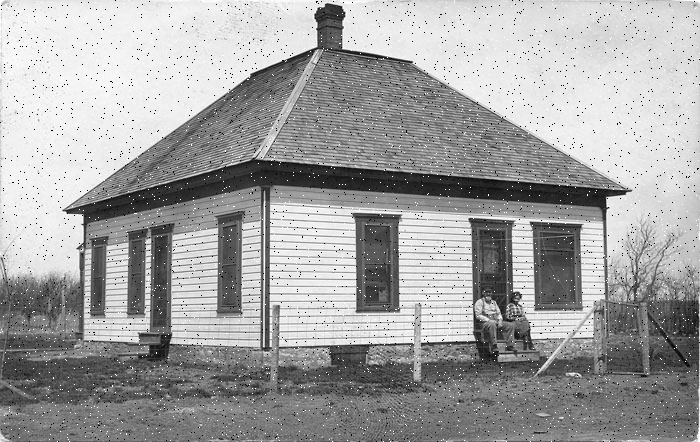
#> input picture Panaroma Image Stitching-Edge detection/task2.png, 700 x 442 px
$ python task2.py
#> lines starting #> are read from the running program, lines starting #| are printed output that depends on the picture; after the words box and inside, x2 and y2 are one past the last pixel; in counts of white or black regions, pixels touching at a corner belong together
#> further down, noise_img is the input picture: shape (442, 700); min 0, max 255, mean 162.3
"""
 Grayscale Image Processing
(Due date: Nov. 26, 11:59 P.M., 2021)

The goal of this task is to experiment with two commonly used
image processing techniques: image denoising and edge detection.
Specifically, you are given a grayscale image with salt-and-pepper noise,
which is named 'task2.png' for your code testing.
Note that different image might be used when grading your code.

You are required to write programs to:
(i) denoise the image using 3x3 median filter;
(ii) detect edges in the denoised image along both x and y directions using Sobel operators (provided in line 30-32).
(iii) design two 3x3 kernels and detect edges in the denoised image along both 45° and 135° diagonal directions.
Hint:
• Zero-padding is needed before filtering or convolution.
• Normalization is needed before saving edge images. You can normalize image using the following equation:
    normalized_img = 255 * frac{img - min(img)}{max(img) - min(img)}

Do NOT modify the code provided to you.
You are NOT allowed to use OpenCV library except the functions we already been imported from cv2.
You are allowed to use Numpy for basic matrix calculations EXCEPT any function/operation related to convolution or correlation.
You should NOT use any other libraries, which provide APIs for convolution/correlation ormedian filtering.
Please write the convolution code ON YOUR OWN.
"""

from cv2 import imread, imwrite, imshow, IMREAD_GRAYSCALE, namedWindow, waitKey, destroyAllWindows
import numpy as np
from numpy.core.fromnumeric import size
from numpy.lib.shape_base import expand_dims

# Sobel operators are given here, do NOT modify them.
sobel_x = np.array([[1, 0, -1], [2, 0, -2], [1, 0, -1]]).astype(int)
sobel_y = np.array([[1, 2, 1], [0, 0, 0], [-1, -2, -1]]).astype(int)


def filter(img):
    """
    :param img: numpy.ndarray(int), image
    :return denoise_img: numpy.ndarray(int), image, same size as the input image

    Apply 3x3 Median Filter and reduce salt-and-pepper noises in the input noise image
    """

    # TO DO: implement your solution here
    size_img = img.shape
#> size_img = (442, 700)
    p = np.zeros((size_img[0]+2,size_img[1]+2))

    for i in range(1,size_img[0]+1):
        for j in range(1,size_img[1]+1):
            p[i][j] = img[i-1][j-1]
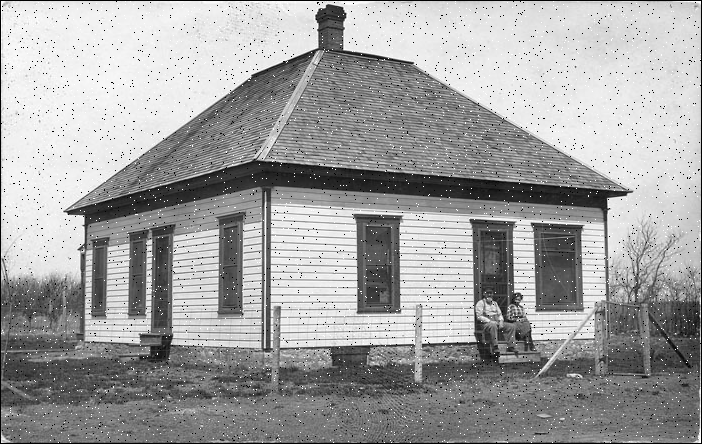
#> p: shape (444, 702) float64; min 0, max 255, mean 161.1

    for i in range (1,size_img[0]+1):
        for j in range (1,size_img[1]+1):
            sum = []
            for k in range(-1,2):
                for l in range(-1,2):
                    sum.append(p[i+k,j+l])
            #print(sum)
            for m in range (1,len(sum)):
                current = sum[m]
                prev = m-1
                while prev >=0 and sum[prev]>current:
                    sum[prev+1] = sum[prev]
                    prev = prev - 1
                sum[prev+1] = current
            'print(sum)'
            p[i,j] = sum[4]
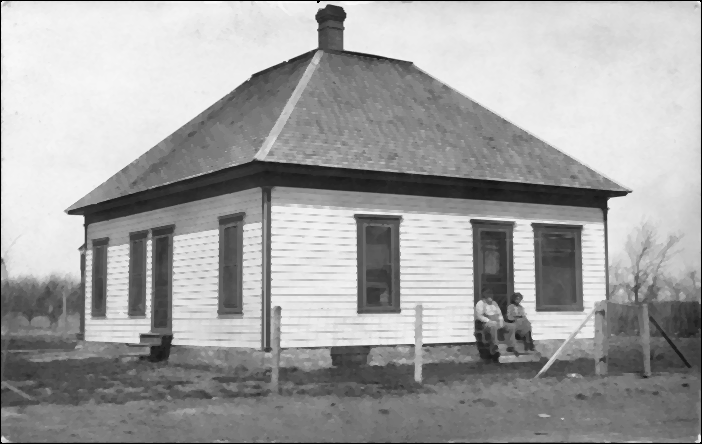
#> p: shape (444, 702) float64; min 0, max 250, mean 162.3

    denoise_img = np.zeros((size_img[0],size_img[1]))
    for i in range(0,size_img[0]):
        for j in range(0,size_img[1]):
            denoise_img[i,j] = p[i+1,j+1]
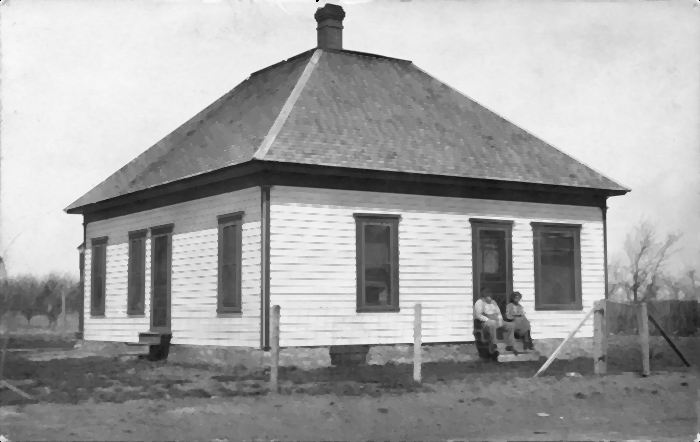
#> denoise_img: shape (442, 700) float64; min 0, max 250, mean 163.5

    return denoise_img
    raise NotImplementedError


def convolve2d(img, kernel):
    """
    :param img: numpy.ndarray, image
    :param kernel: numpy.ndarray, kernel
    :return conv_img: numpy.ndarray, image, same size as the input image

    Convolves a given image (or matrix) and a given kernel.
    """

    # TO DO: implement your solution here

    p = np.zeros((img.shape[0]+2,img.shape[1]+2))
    g = np.zeros((img.shape[0],img.shape[1]))
    'print(kernel)'
    for i in range(1,img.shape[0]+1):
        for j in range(1,img.shape[1]+1):
            p[i,j] = img[i-1][j-1]

    for i in range(1,img.shape[0]+1):
        for j in range(1,img.shape[1]+1):
            a = 0
            for k in range(-1,2):
                for l in range(-1,2):
                    #print(a,k,l)
                    a = a + p[i+k][j+l]*kernel[1-k][1-l]
            g[i-1][j-1] = a
    #imshow('conv',p)

    return g
    raise NotImplementedError

def edge_detect(img):
    """
    :param img: numpy.ndarray(int), image
    :return edge_x: numpy.ndarray(int), image, same size as the input image, edges along x direction
    :return edge_y: numpy.ndarray(int), image, same size as the input image, edges along y direction
    :return edge_mag: numpy.ndarray(int), image, same size as the input image,
                      magnitude of edges by combining edges along two orthogonal directions.

    Detect edges using Sobel kernel along x and y directions.
    Please use the Sobel operators provided in line 30-32.
    Calculate magnitude of edges by combining edges along two orthogonal directions.
    All returned images should be normalized to [0, 255].
    """

    # TO DO: implement your solution here
    edge_x = np.zeros((img.shape[0],img.shape[1]))
    edge_y = np.zeros((img.shape[0],img.shape[1]))
    edge_mag = np.zeros((img.shape[0],img.shape[1]))
    min = np.amin(img)
#> min = 0
    max = np.amax(img)
#> max = 250

    for i in range(0,img.shape[0]):
        for j in range(0,img.shape[1]):
            img[i,j] = np.double((img[i,j]-min)/(max-min))
            #print(img[i,j])


    edge_x = convolve2d(img,sobel_x)
    edge_y = convolve2d(img,sobel_y)
#> after the loop in convolve2d (call 2), `for i in range(1,img.shape[0]+1):`:
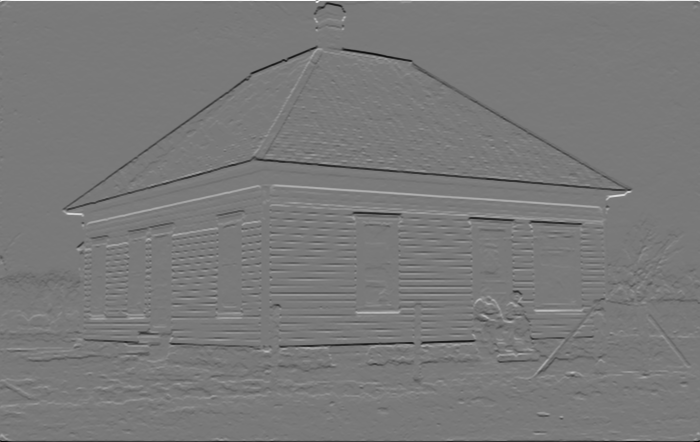
#> g: shape (442, 700) float64; min -3.66, max 3.99, mean -0.00388; drawn with min black and max white
    for i in range(0,img.shape[0]):
        for j in range(0,img.shape[1]):
            edge_mag[i,j] = (edge_x[i,j]**2 + edge_y[i,j]**2)**0.5
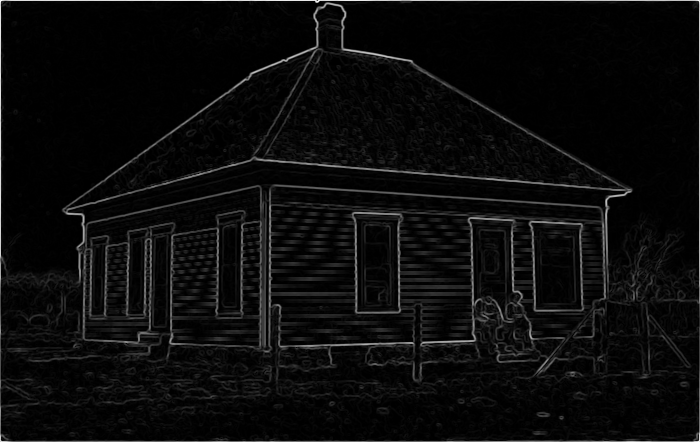
#> edge_mag: shape (442, 700) float64; min 0, max 4.24, mean 0.197; drawn with min black and max white

    xmin = np.amin(edge_x)
#> xmin = -3.81
    ymin = np.amin(edge_y)
#> ymin = -3.66
    xmax = np.amax(edge_x)
#> xmax = 3.86
    ymax = np.amax(edge_y)
#> ymax = 3.99
    mmin = np.amin(edge_mag)
#> mmin = 0
    mmax = np.amax(edge_mag)
#> mmax = 4.24
    for i in range(0,img.shape[0]):
        for j in range(0,img.shape[1]):
            edge_x[i,j] = (int(255*((edge_x[i,j]-xmin)/(xmax-xmin))))
            edge_y[i,j] = (int(255*((edge_y[i,j]-ymin)/(ymax-ymin))))
            edge_mag[i,j] = (int(255*((edge_mag[i,j]-mmin)/(mmax-mmin))))
            # [12 lines of commented-out code are left out]

    return edge_x, edge_y ,edge_mag
    raise NotImplementedError

def edge_diag(img):
    """
    :param img: numpy.ndarray(int), image
    :return edge_45: numpy.ndarray(int), image, same size as the input image, edges along x direction
    :return edge_135: numpy.ndarray(int), image, same size as the input image, edges along y direction

    Design two 3x3 kernels to detect the diagonal edges of input image. Please print out the kernels you designed.
    Detect diagonal edges along 45° and 135° diagonal directions using the kernels you designed.
    All returned images should be normalized to [0, 255].
    """

    # TO DO: implement your solution here

    filter_45 = np.array([[0, -1, -2], [1, 0, -1], [2, 1, 0]]).astype(int)
    filter_135 = np.array([[-2, -1, 0], [-1, 0, 1], [0, 1, 2]]).astype(int)

    edge_45 = np.zeros((img.shape[0],img.shape[1]))
    edge_135 = np.zeros((img.shape[0],img.shape[1]))

    min = np.amin(img)
#> min = 0
    max = np.amax(img)
#> max = 1

    for i in range(0,img.shape[0]):
        for j in range(0,img.shape[1]):
            img[i,j] = np.double((img[i,j]-min)/(max-min))
            #print(img[i,j])


    edge_45 = convolve2d(img,filter_45)
#> after the loop in convolve2d (call 3), `for i in range(1,img.shape[0]+1):`:
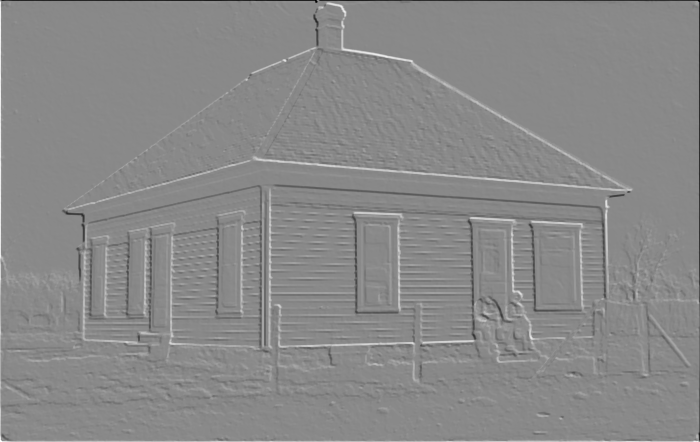
#> g: shape (442, 700) float64; min -3.81, max 3.26, mean 0.00284; drawn with min black and max white
    edge_135 = convolve2d(img,filter_135)
#> after the loop in convolve2d (call 4), `for i in range(1,img.shape[0]+1):`:
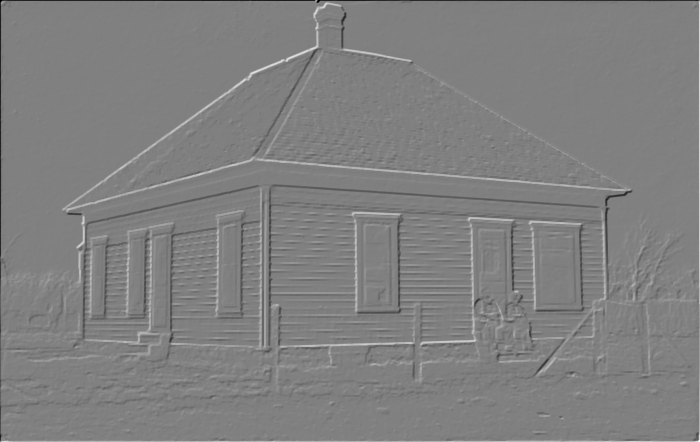
#> g: shape (442, 700) float64; min -3.78, max 3.72, mean 0.00298; drawn with min black and max white


    xmin = np.amin(edge_45)
#> xmin = -3.81
    ymin = np.amin(edge_135)
#> ymin = -3.78
    xmax = np.amax(edge_45)
#> xmax = 3.26
    ymax = np.amax(edge_135)
#> ymax = 3.72

    for i in range(0,img.shape[0]):
        for j in range(0,img.shape[1]):
            edge_45[i,j] = (int(255*((edge_45[i,j]-xmin)/(xmax-xmin))))
            edge_135[i,j] = (int(255*((edge_135[i,j]-ymin)/(ymax-ymin))))
            # [8 lines of commented-out code are left out]

    print(filter_45,"/n", filter_135) # print the two kernels you designed here
    return edge_45, edge_135
    raise NotImplementedError

if __name__ == "__main__":
    noise_img = imread('task2.png', IMREAD_GRAYSCALE)
    noise_img.shape
    'print(noise_img)'
    denoise_img = filter(noise_img)
    imwrite('results/task2_denoise.jpg', denoise_img)

    edge_x_img, edge_y_img, edge_mag_img = edge_detect(denoise_img)

    imwrite('results/task2_edge_x.jpg', edge_x_img)
    imwrite('results/task2_edge_y.jpg', edge_y_img)
    imwrite('results/task2_edge_mag.jpg', edge_mag_img)
    edge_45_img, edge_135_img = edge_diag(denoise_img)
    imwrite('results/task2_edge_diag1.jpg', edge_45_img)
    imwrite('results/task2_edge_diag2.jpg', edge_135_img)

$ run again, with Panaroma Image Stitching-Edge detection/task3.png copied over Panaroma Image Stitching-Edge detection/task2.png
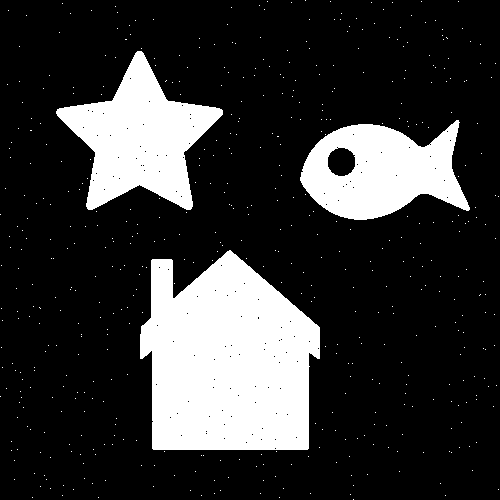
#> input picture Panaroma Image Stitching-Edge detection/task3.png, 500 x 500 px
#> noise_img: shape (500, 500); 20.8% white; 518 white regions (515 under 20 px), largest, box (x1, y1, x2, y2) and area: (140, 250, 320, 450) 27930, (56, 51, 223, 210) 12732, (300, 120, 470, 220) 10859
#> in edge_detect, `min = np.amin(img)`: min = 0
#> in edge_detect, `max = np.amax(img)`: max = 255
#> in edge_detect, `xmin = np.amin(edge_x)`: xmin = -4
#> in edge_detect, `xmax = np.amax(edge_x)`: xmax = 4
#> mmin = 0
#> mmax = 4.47
#> after the loop in edge_detect, `for i in range(0,img.shape[0]):`:
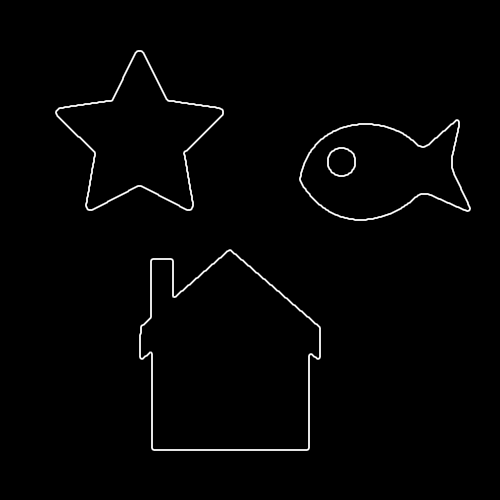
#> edge_mag: shape (500, 500) float64; min 0, max 255, mean 3.5
#> in edge_diag, `min = np.amin(img)`: min = 0
#> in edge_diag, `max = np.amax(img)`: max = 1
#> in edge_diag, `xmin = np.amin(edge_45)`: xmin = -4
#> in edge_diag, `xmax = np.amax(edge_45)`: xmax = 4
#> `imwrite('results/task2_edge_diag1.jpg', edge_45_img)`:
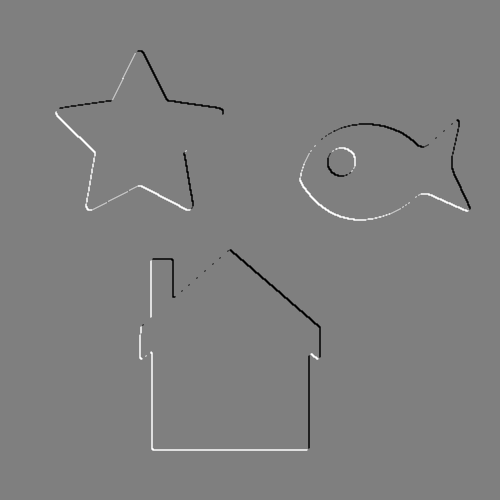
#> saved as task2_edge_diag1.jpg: shape (500, 500); min 0, max 255, mean 127

$ run again, with Panaroma Image Stitching-Edge detection/left.jpg saved as Panaroma Image Stitching-Edge detection/task2.png
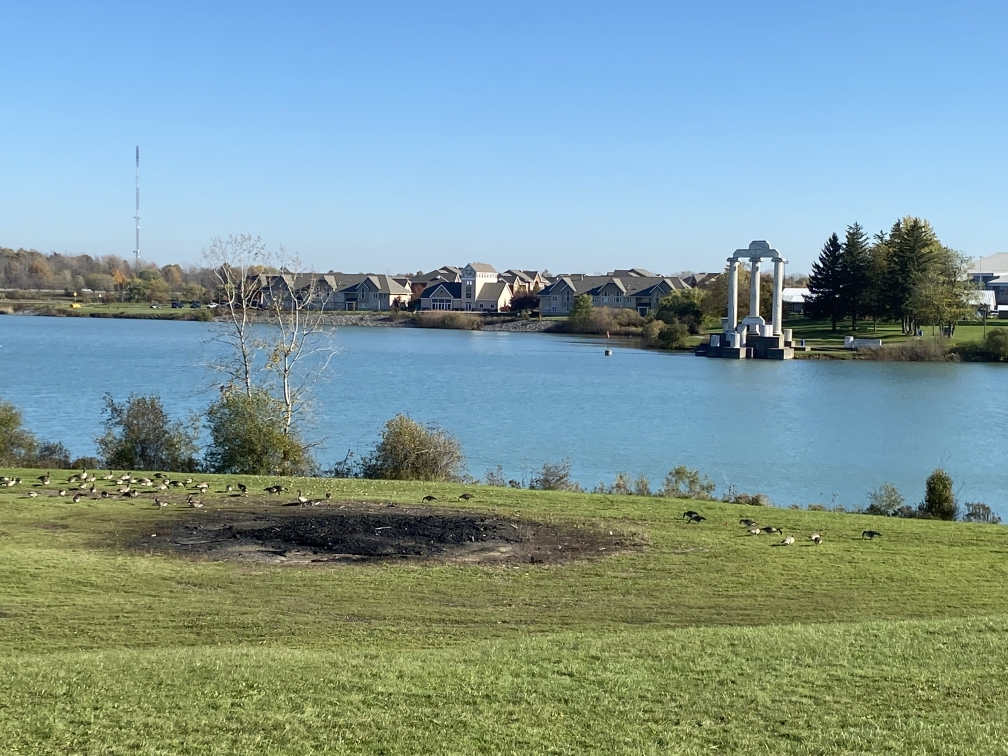
#> input picture Panaroma Image Stitching-Edge detection/left.jpg, 1008 x 756 px
#> in edge_detect, `min = np.amin(img)`: min = 0
#> in edge_detect, `max = np.amax(img)`: max = 253
#> after the loop in edge_detect, `for i in range(0,img.shape[0]):`:
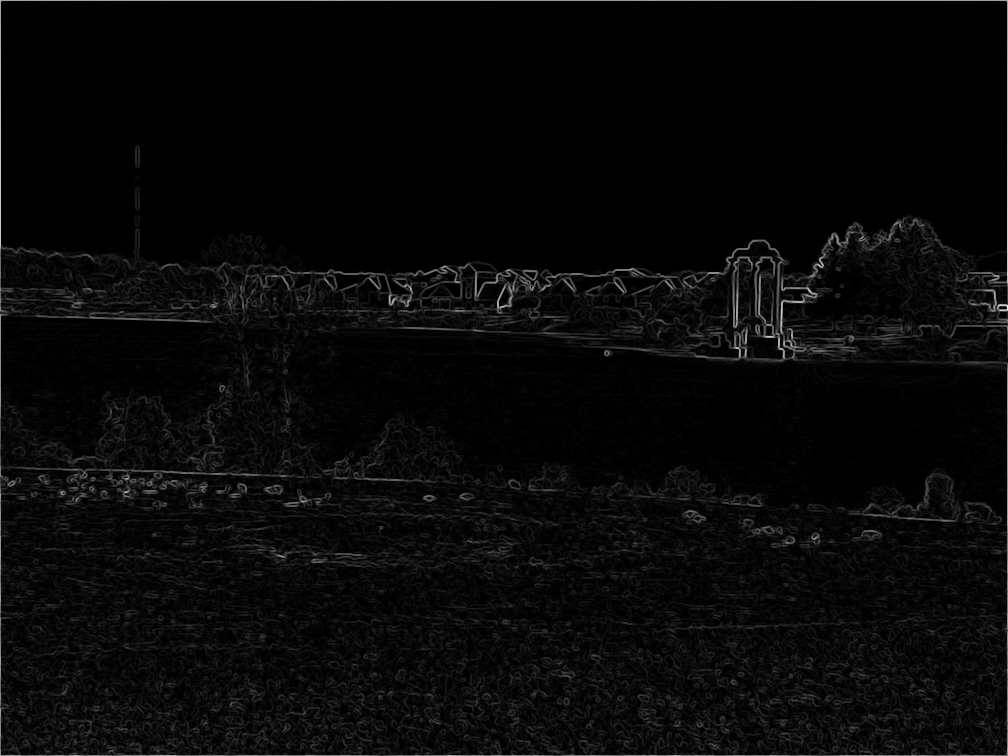
#> edge_mag: shape (756, 1008) float64; min 0, max 4.12, mean 0.138; drawn with min black and max white
#> in edge_detect, `xmin = np.amin(edge_x)`: xmin = -3.89
#> in edge_detect, `ymin = np.amin(edge_y)`: ymin = -3.25
#> in edge_detect, `xmax = np.amax(edge_x)`: xmax = 3.3
#> in edge_detect, `ymax = np.amax(edge_y)`: ymax = 3.41
#> mmin = 0
#> mmax = 4.12
#> in edge_diag, `min = np.amin(img)`: min = 0
#> in edge_diag, `max = np.amax(img)`: max = 1
#> after the loop in convolve2d (call 4), `for i in range(1,img.shape[0]+1):`:
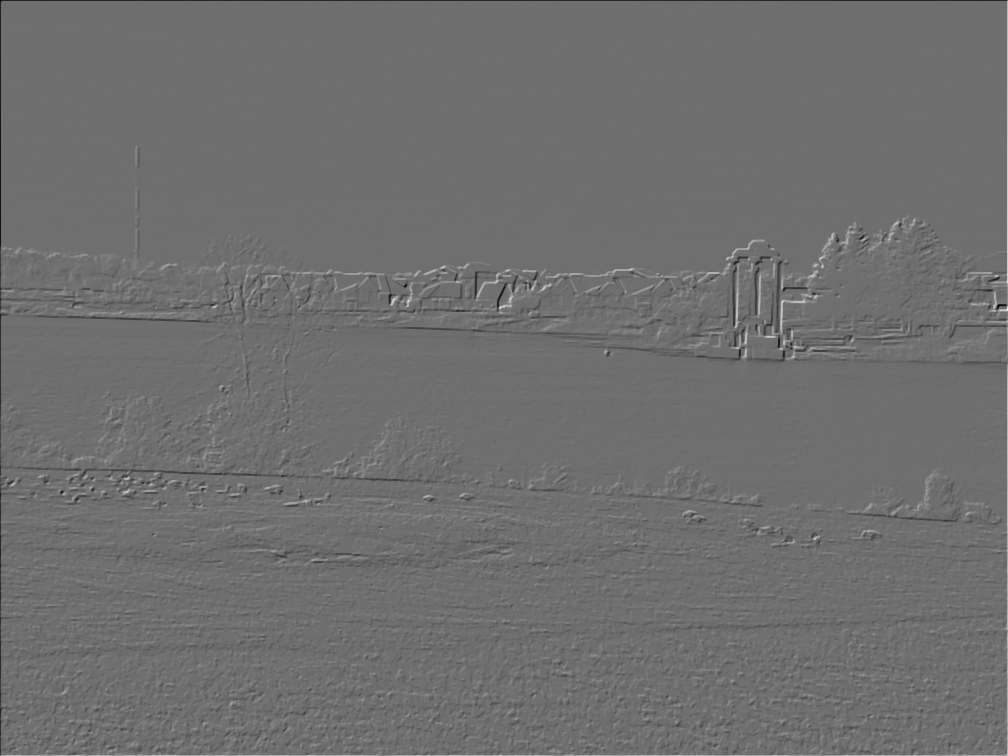
#> g: shape (756, 1008) float64; min -2.95, max 3.82, mean 0.000583; drawn with min black and max white
#> in edge_diag, `xmin = np.amin(edge_45)`: xmin = -3.73
#> in edge_diag, `ymin = np.amin(edge_135)`: ymin = -2.95
#> in edge_diag, `xmax = np.amax(edge_45)`: xmax = 2.99
#> in edge_diag, `ymax = np.amax(edge_135)`: ymax = 3.82
